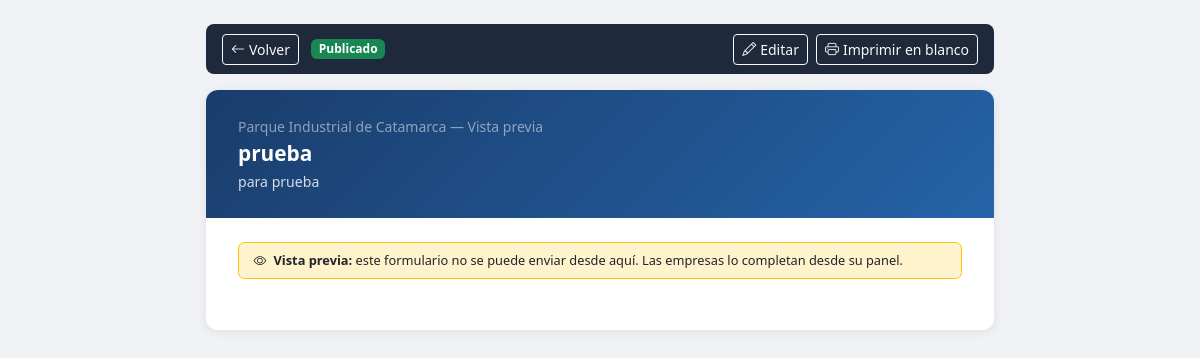
Screenshot of /ministerio/formulario-preview.php?id=1 (signed in) with the database file from the repository.
### tables this page shows
CREATE TABLE `formularios_dinamicos` (
  `id` int(11) NOT NULL AUTO_INCREMENT,
  `titulo` varchar(255) NOT NULL,
  `descripcion` text DEFAULT NULL,
  `estado` enum('borrador','publicado','archivado') NOT NULL DEFAULT 'borrador',
  `creado_por` int(11) DEFAULT NULL,
  `created_at` timestamp NOT NULL DEFAULT current_timestamp(),
  `updated_at` timestamp NOT NULL DEFAULT current_timestamp() ON UPDATE current_timestamp(),
  `survey_json` longtext DEFAULT NULL COMMENT 'Definicion completa del formulario en formato SurveyJS JSON',
  PRIMARY KEY (`id`),
  KEY `idx_fd_estado` (`estado`),
  KEY `idx_fd_creado_por` (`creado_por`)
);

### includes/funciones/web.php (called while the page is built, shortened)
<?php
function e($string) {
    return htmlspecialchars($string ?? '', ENT_QUOTES, 'UTF-8');
}

### public/ministerio/formulario-preview.php (the view, shortened to what this page needs)
<?php
$db      = getDB();
$form_id = (int)($_GET['id'] ?? 0);
$stmt = $db->prepare("SELECT * FROM formularios_dinamicos WHERE id = ?");
$stmt->execute([$form_id]);
$formulario = $stmt->fetch();
$estados_badge = ['borrador' => 'secondary', 'publicado' => 'success', 'archivado' => 'dark'];
?>
<!DOCTYPE html>
<html lang="es">
<head>
    <link href="<?= PUBLIC_URL ?>/vendor/bootstrap/bootstrap.min.css" rel="stylesheet">
    <link href="<?= PUBLIC_URL ?>/vendor/bootstrap-icons/bootstrap-icons.css" rel="stylesheet">
</head>
<body>
<div class="preview-shell">
    <div class="toolbar">
        <div class="d-flex align-items-center gap-2">
            <a href="formulario-gestion.php?id=<?= $form_id ?>&tab=respuestas"
               class="btn btn-sm btn-outline-light">
                <i class="bi bi-arrow-left me-1"></i>Volver
            </a>
            <span class="badge bg-<?= $estados_badge[$formulario['estado']] ?? 'secondary' ?> ms-1">
                <?= ucfirst($formulario['estado']) ?>
            </span>
        </div>
        <div class="d-flex gap-2">
            <a href="formulario-editar.php?id=<?= $form_id ?>" class="btn btn-sm btn-outline-light">
                <i class="bi bi-pencil me-1"></i>Editar
            </a>
            <a href="formulario-imprimir.php?id=<?= $form_id ?>&modo=vacio" target="_blank"
               class="btn btn-sm btn-outline-light">
                <i class="bi bi-printer me-1"></i>Imprimir en blanco
            </a>
        </div>
    </div>
    <div class="form-card">
        <div class="form-header">
            <div class="small text-white-50 mb-1">Parque Industrial de Catamarca — Vista previa</div>
            <h1><?= e($formulario['titulo']) ?></h1>
            <?php if (!empty($formulario['descripcion'])): ?>
                <p class="desc mb-0"><?= e($formulario['descripcion']) ?></p>
            <?php endif; ?>
        </div>
        <div class="survey-wrap">
            <div class="readonly-notice">
                <i class="bi bi-eye me-1"></i>
                <strong>Vista previa:</strong> este formulario no se puede enviar desde aquí.
                Las empresas lo completan desde su panel.
            </div>
        </div>
    </div>
</div>
</body>
</html>

### public/ministerio/formulario-preview.php (style rules this page uses)
body { background: #f0f2f5; }
.preview-shell { max-width: 820px; margin: 0 auto; padding: 1.5rem 1rem 4rem; }
.toolbar { background: #1e293b; border-radius: .5rem; padding: .6rem 1rem; margin-bottom: 1rem; display: flex; justify-content: space-between; align-items: center; }
.form-card { background: #fff; border-radius: 12px; box-shadow: 0 2px 12px rgba(0,0,0,.08); overflow: hidden; }
.form-header { background: linear-gradient(135deg, #1a3d6b 0%, #2563a8 100%); color: #fff; padding: 1.6rem 2rem; }
.form-header h1 { font-size: 1.3rem; font-weight: 700; margin: 0; }
.form-header .desc { font-size: .88rem; opacity: .82; margin-top: .35rem; }
.survey-wrap { padding: 1.5rem 2rem 2rem; }
.readonly-notice { background: #fff3cd; border: 1px solid #ffc107; border-radius: .4rem; padding: .5rem .9rem; font-size: .8rem; margin-bottom: 1.2rem; }

### rows the page displays
formularios_dinamicos: estado "Publicado", titulo "prueba", descripcion "para prueba"
